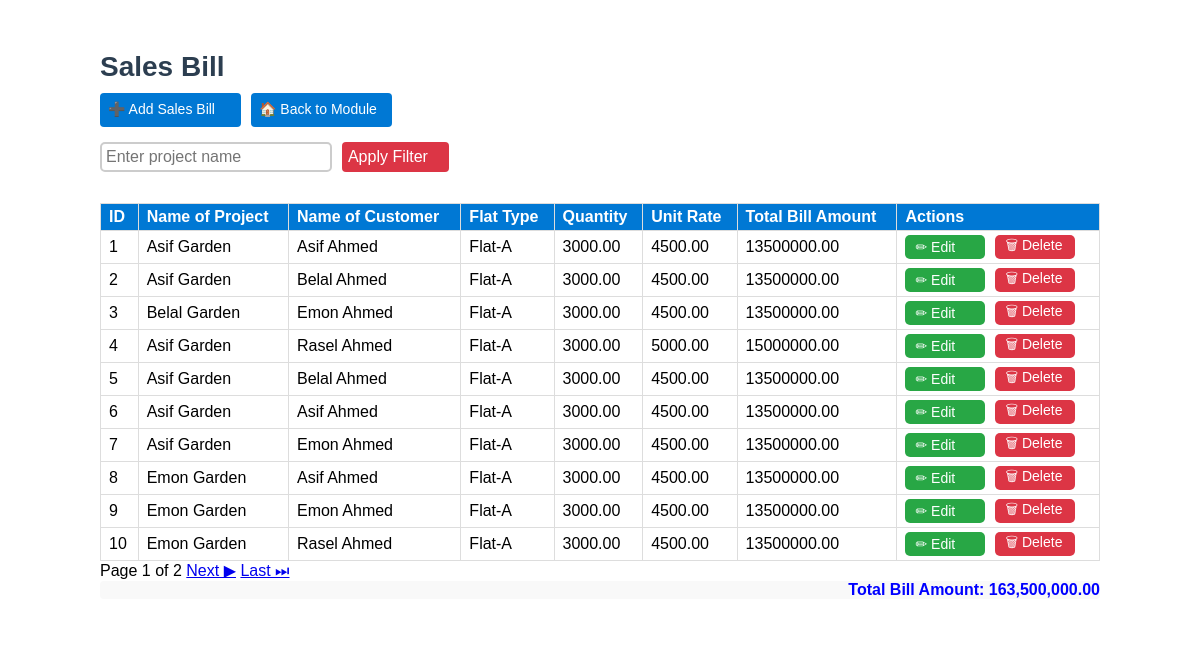
The page /construction-department/sales_bill/ on the database its author committed.
### sales_bill/models.py (models this page shows, shortened)
class SalesBill(models.Model):
    LOCATION_CHOICES = [
        ('GF', 'GF'), ('1F', '1F'), ('2F', '2F'), ('3F', '3F'),
        ('4F', '4F'), ('5F', '5F'), ('6F', '6F'), ('7F', '7F'), ('RF', 'RF'),
    ]
    FLAT_TYPE_CHOICES = [
        ('Flat-A', 'Flat-A'), ('Flat-B', 'Flat-B'), ('Flat-C', 'Flat-C'),
    ]
    UNIT_CHOICES = [
        ('Sft', 'Sft'),
    ]
    id = models.AutoField(primary_key=True)
    project_name = models.ForeignKey(Project, on_delete=models.CASCADE, default=1)
    customer_name = models.ForeignKey(Customer, on_delete=models.CASCADE, default=1)
    location = models.CharField(max_length=10, choices=LOCATION_CHOICES)
    flat_type = models.CharField(max_length=10, choices=FLAT_TYPE_CHOICES)
    unit = models.CharField(max_length=10, choices=UNIT_CHOICES)
    quantity = models.DecimalField(max_digits=10, decimal_places=2)
    unit_rate = models.DecimalField(max_digits=10, decimal_places=2)
    bill_amount = models.DecimalField(max_digits=10, decimal_places=2, default=0)

### project/models.py (models this page shows, shortened)
class Project(models.Model):
    id = models.AutoField(primary_key=True)  # Auto-incrementing ID
    name_of_project = models.CharField(max_length=255)  # Project name
    project_address = models.CharField(max_length=500)  # Project address as CharField
    contact_person_name = models.CharField(max_length=255)  # Name of contact person
    contact_person_number = models.CharField(max_length=20)  # Contact number of contact person

### customer/models.py (models this page shows, shortened)
class Customer(models.Model):
    customer_name = models.CharField(max_length=255)
    customer_email = models.EmailField(unique=True)
    customer_phone = models.CharField(max_length=15, unique=True)
    customer_address = models.TextField(blank=True, null=True)
    created_at = models.DateTimeField(auto_now_add=True)  # Timestamp for when customer was added
    updated_at = models.DateTimeField(auto_now=True)  # Timestamp for last update

### sales_bill/views.py (the view)
# urls.py: path("", sales_bill_list, name="sales_bill_list"),  # Display sales bill list with filtering and pagination
def sales_bill_list(request):
    query = request.GET.get("q", "")
    sales_bills = SalesBill.objects.all().order_by("id")
    if query:
        sales_bills = sales_bills.filter(project_name__name_of_project__icontains=query)
    paginator = Paginator(sales_bills, 10)
    page_number = request.GET.get("page")
    try:
        page_obj = paginator.get_page(page_number)
    except (PageNotAnInteger, EmptyPage):
        page_obj = paginator.get_page(1)
    total_bill = sales_bills.aggregate(total=Sum('bill_amount'))['total'] or 0
    return render(request, "sales_bill/sales_bill_list.html", {
        "sales_bills": page_obj,
        "query": query,
        "total_bill_amount": total_bill
    })

### sales_bill/templates/sales_bill/sales_bill_list.html (shortened to what this page needs)
{% block content %}
{% load humanize %}
<div class="form-container">
    <h2>Sales Bill</h2>
    <div class="nav-buttons">
        <a href="{% url 'sales_bill_create' %}" class="nav-button">➕ Add Sales Bill</a>
        <a href="{% url 'construction_department' %}" class="nav-button">🏠 Back to Module</a>
    </div>
    <div class="filter-container">
        <form method="get" style="display: flex; gap: 10px;">
            <input type="text" name="q" value="{{ query }}" class="filter-box" placeholder="Enter project name">
            <button type="submit" class="apply-button">Apply Filter</button>
        </form>
    </div>
    <table>
        <thead>
            <tr>
                <th>ID</th>
                <th>Name of Project</th>
                <th>Name of Customer</th>
                <th>Flat Type</th>
                <th>Quantity</th>
                <th>Unit Rate</th>
                <th>Total Bill Amount</th>
                <th>Actions</th>
            </tr>
        </thead>
        <tbody>
            {% for bill in sales_bills %}
            <tr>
                <td>{{ bill.id }}</td>
                <td>{{ bill.project_name.name_of_project }}</td>
                <td>{{ bill.customer_name.customer_name }}</td>
                <td>{{ bill.flat_type }}</td>
                <td>{{ bill.quantity }}</td>
                <td>{{ bill.unit_rate }}</td>
                <td>{{ bill.bill_amount }}</td>
                <td>
                    <div class="action-buttons">
                        <a href="{% url 'sales_bill_edit' bill.id %}" class="action-button edit">✏ Edit</a>
                        <a href="{% url 'sales_bill_delete' bill.id %}" class="action-button delete" onclick="return confirm('Delete this sales bill?');">🗑 Delete</a>
                    </div>
                </td>
            </tr>
            {% empty %}
            <tr>
                <td colspan="8" class="text-center">No sales bills found</td>
            </tr>
            {% endfor %}
        </tbody>
    </table>
    <div class="pagination">
        <span>Page {{ sales_bills.number }} of {{ sales_bills.paginator.num_pages }}</span>
        {% if sales_bills.has_next %}
            <a href="?q={{ query }}&page={{ sales_bills.next_page_number }}" class="page-button">Next ▶</a>
            <a href="?q={{ query }}&page={{ sales_bills.paginator.num_pages }}" class="page-button">Last ⏭</a>
        {% endif %}
    </div>
    <div style="
        margin-top: 1px;
        text-align: right;
        background: #f9f9f9;
        padding: -3px 20px;
        font-size: 16px;
        font-weight: bold;
        border-radius: 4px;
        color: blue;
    ">
        Total Bill Amount: {{ total_bill_amount|floatformat:2|intcomma }}
    </div>
</div>
{% endblock %}

### sales_bill/templates/sales_bill/sales_bill_list.html (style rules this page uses)
.form-container { max-width: 1000px; margin: 0 auto; padding: 20px; background: white; border-radius: 5px; box-shadow: none; }
body, th, td, input, a, .nav-button, .filter-box, .apply-button, .action-button { font-family: "Trebuchet MS", sans-serif; }
h2 { text-align: left; color: #2c3e50; margin-bottom: 10px; font-size: 28px; }
table { width: 100%; border-collapse: collapse; margin-top: 10px; }
th, td { border: 1px solid #ddd; padding: 4px 8px; text-align: left; height: 18px; }
th { background-color: #0078D4; color: white; }
.nav-buttons { display: flex; gap: 10px; margin-bottom: 15px; }
.nav-button { background: #0078D4; color: white; padding: 8px; border-radius: 4px; text-decoration: none; width: 125px; height: 18px; font-size: 14px; }
.filter-container { display: flex; gap: 10px; margin-bottom: 15px; }
.filter-box { width: 75%; padding: 4px; font-size: 16px; border-radius: 5px; border: 2px solid #ccc; }
.apply-button { width: 120px; background: #dc3545; color: white; padding: 6px; border-radius: 4px; font-size: 16px; border: none; cursor: pointer; text-align: left; }
.action-buttons { display: flex; gap: 10px; align-items: center; }
.action-button { width: 60px; height: 4px; padding: 10px; display: flex; align-items: center; justify-content: left; text-decoration: none; font-size: 14px; border-radius: 5px; }
.action-button.edit { background: #28a745; color: white; }
.action-button.delete { background: #dc3545; color: white; }

### rows shown on the page
SalesBill: id "1", project_name.name_of_project "Asif Garden", customer_name.customer_name "Asif Ahmed", flat_type "Flat-A", quantity "3000.00", unit_rate "4500.00", bill_amount "13500000.00"
SalesBill: id "2", project_name.name_of_project "Asif Garden", customer_name.customer_name "Belal Ahmed", flat_type "Flat-A", quantity "3000.00", unit_rate "4500.00", bill_amount "13500000.00"
SalesBill: id "3", project_name.name_of_project "Belal Garden", customer_name.customer_name "Emon Ahmed", flat_type "Flat-A", quantity "3000.00", unit_rate "4500.00", bill_amount "13500000.00"
SalesBill: id "4", project_name.name_of_project "Asif Garden", customer_name.customer_name "Rasel Ahmed", flat_type "Flat-A", quantity "3000.00", unit_rate "5000.00", bill_amount "15000000.00"
SalesBill: id "5", project_name.name_of_project "Asif Garden", customer_name.customer_name "Belal Ahmed", flat_type "Flat-A", quantity "3000.00", unit_rate "4500.00", bill_amount "13500000.00"
SalesBill: id "6", project_name.name_of_project "Asif Garden", customer_name.customer_name "Asif Ahmed", flat_type "Flat-A", quantity "3000.00", unit_rate "4500.00", bill_amount "13500000.00"
SalesBill: id "7", project_name.name_of_project "Asif Garden", customer_name.customer_name "Emon Ahmed", flat_type "Flat-A", quantity "3000.00", unit_rate "4500.00", bill_amount "13500000.00"
SalesBill: id "8", project_name.name_of_project "Emon Garden", customer_name.customer_name "Asif Ahmed", flat_type "Flat-A", quantity "3000.00", unit_rate "4500.00", bill_amount "13500000.00"
SalesBill: id "9", project_name.name_of_project "Emon Garden", customer_name.customer_name "Emon Ahmed", flat_type "Flat-A", quantity "3000.00", unit_rate "4500.00", bill_amount "13500000.00"
SalesBill: id "10", project_name.name_of_project "Emon Garden", customer_name.customer_name "Rasel Ahmed", flat_type "Flat-A", quantity "3000.00", unit_rate "4500.00", bill_amount "13500000.00"

### other values the page prints
{{ sales_bills.number }} "1"
{{ sales_bills.paginator.num_pages }} "2"
{{ total_bill_amount|floatformat:2|intcomma }} "163,500,000.00"
